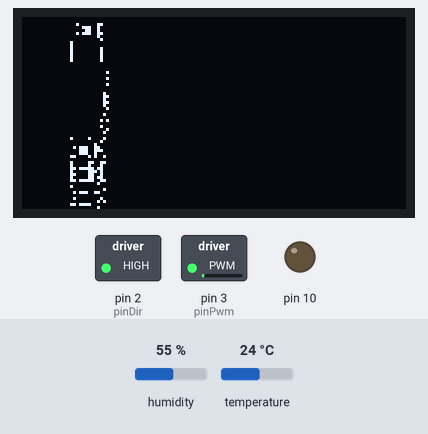
The sketch below on a simulated Arduino Uno, built with avr-gcc and run on an emulated ATmega328P. Parts: 128×64 one-colour display, switched loads named in the sketch (green lamp = pin HIGH), output pins drawn as LEDs (lit = HIGH). Wiring (inferred from the names in the program): DHT11 sensor: data A0; SSD1306 OLED at I2C address 0x3C. The inputs (shaded band) are chosen by the test bench; at power-on: temperature 24 °C, humidity 55 %. Storage starts empty; what the sketch prints to the serial monitor is not drawn.

Above: at 1.9 s.
2.0 s: temperature set to 16.7 °C
At 3.6 s:
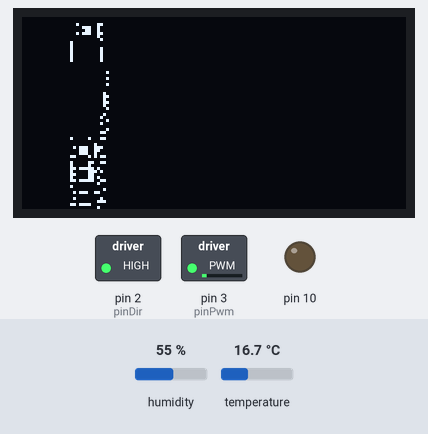
4.8 s: temperature set to 15.6 °C
At 6.4 s:
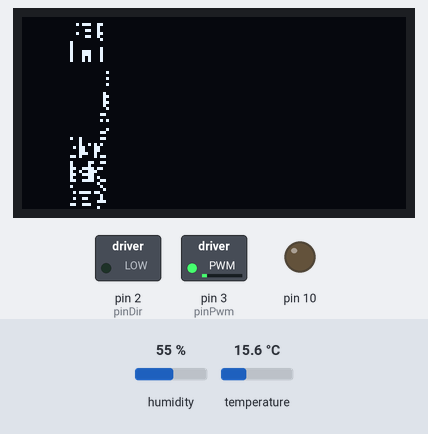
11.0 s: temperature set to 41 °C
At 12.7 s:
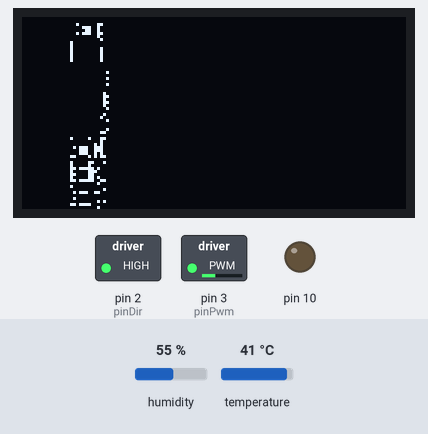
15.6 s: temperature set to 0 °C
At 18.0 s:
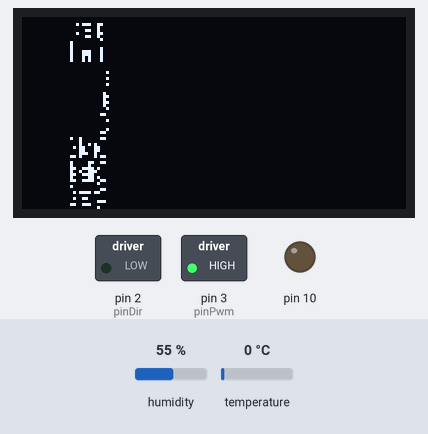
Timing chart, 0 to 19.5 s (numbered marks = the images above; inputs shaded):
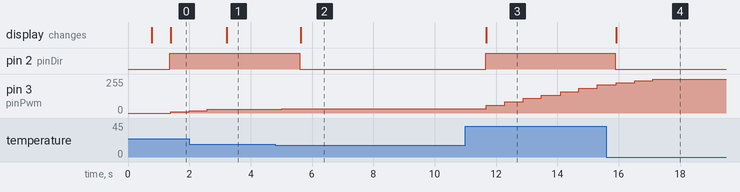

The sketch:

Rocket_Main.ino
```cpp
/* Main Rocket program (V3)
  -Code has been sourced from various outlets and makers(Thank You!)
  -Code has been modified by the UTRGV Rocket Launchers Payload team
  -This is the main program

This code currently controls
     Temperature and Humidity Sensor
     CO2 Sensor
     Dust Sensor
     OLED Screen
     SD datalogging
     Motor Shield for temp control

Other features coming soon
     Timestamping
     Other misc. sensors
     TBD
*/

// include files
#include "Arduino.h"
#include "DHT.h"
#include "Wire.h"
#include "SeeedGrayOLED.h"
#include "avr/pgmspace.h"
#include "SPI.h"
#include "SD.h"
#include "Time.h"
#include "PID_v1.h"

//-------------------- definitions -----------------------
//     stores variables used in the program              -
//--------------------------------------------------------

// temp sensor
#define DHTPIN A0   // using pin A0
#define DHTTYPE DHT11

// SD card
#define DS1307_I2C_ADDRESS 0x68
#define TIME_MSG_LEN 11
#define TIME_HEADER 'T'

/*
// CO_2 sensor
#define         MG_PIN                       (A2)     //define which analog input channel you are going to use
#define         BOOL_PIN                     (2)
#define         DC_GAIN                      (8.5)   //define the DC gain of amplifier
#define         READ_SAMPLE_INTERVAL         (50)    //define how many samples you are going to take in normal operation
#define         READ_SAMPLE_TIMES            (5)     //define the time interval(in milisecond) between each samples in
#define         ZERO_POINT_VOLTAGE           (0.220) //define the output of the sensor in volts when the concentration of CO2 is 400PPM
#define         REACTION_VOLTGAE             (0.030) //define the voltage drop of the sensor when move the sensor from air into 1000ppm CO2
*/

// globals
char floatStr[9];
char dataStr[24];
//float CO2Curve[3]  =  {2.602,ZERO_POINT_VOLTAGE,(REACTION_VOLTGAE/(2.602-3))};
File myFile;
int hours = 0;
int minutes = 0;
int seconds = 0;

// motor driver variables
const int pinPwm = 3;
const int pinDir = 2;

// PID variables
double Setpoint, PID_input, PID_output;
double kP = 0, kI = 10, kD = 0;
// DIRECT is 0, REVERSE is 1

PID myPID(&PID_input, &PID_output, &Setpoint, kP, kI, kD, DIRECT);

//-------------------- Functions -----------------------------
//    Function prototypes and definitions are stored here    -
//------------------------------------------------------------

DHT dht(DHTPIN, DHTTYPE);   // controls temp


/*****************************  MGRead *********************************************
Input:   mg_pin - analog channel
Output:  output of SEN-000007
Remarks: This function reads the output of SEN-000007
************************************************************************************/
/*
float MGRead(int mg_pin)
{
    int i;
    float v=0;

    for (i=0;i<READ_SAMPLE_TIMES;i++) {
        v += analogRead(mg_pin);
        delay(READ_SAMPLE_INTERVAL);
    }
    v = (v/READ_SAMPLE_TIMES) *5/1024 ;
    return v;
}
*/
/*****************************  MQGetPercentage **********************************
Input:   volts   - SEN-000007 output measured in volts
         pcurve  - pointer to the curve of the target gas
Output:  ppm of the target gas
Remarks: By using the slope and a point of the line. The x(logarithmic value of ppm)
         of the line could be derived if y(MG-811 output) is provided. As it is a
         logarithmic coordinate, power of 10 is used to convert the result to non-logarithmic
         value.
************************************************************************************/
/*
int  MGGetPercentage(float volts, float *pcurve)
{
   if ((volts/DC_GAIN )>=ZERO_POINT_VOLTAGE) {
      return -1;
   } else {
      return pow(10, ((volts/DC_GAIN)-pcurve[1])/pcurve[2]+pcurve[0]);
   }
}
*/
void updateTime()
{
    seconds = seconds + 1;
    if(seconds == 60)
    {
        minutes = minutes + 1;
        seconds = 0;

        if(minutes == 60)
        {
            hours = hours + 1;
            minutes = 0;
        }
    }
}

//---------------- put your setup code here, to run once:----------------------
void setup()
{
    Serial.begin(9600);

    // temp sensor initialization
    dht.begin();

    // SD Card code
    Serial.println("Initializing SD card...");

    // On the Ethernet Shield, CS is pin 4. It's set as an output by default.
    // Note that even if it's not used as the CS pin, the hardware SS pin
    // (10 on most Arduino boards, 53 on the Mega) must be left as an output
    // or the SD library functions will not work.
    pinMode(10, OUTPUT);

    if (!SD.begin(10))
    {
        Serial.print("Init failed!");
        return;
    }

    Serial.println("initialization done.");
    floatStr[0] = '\0';
    analogReference(INTERNAL);

    // CO2 code
    //pinMode(BOOL_PIN, INPUT);               //set pin to input
    //digitalWrite(BOOL_PIN, HIGH);           //turn on pullup resistors

    // OLED code
    Wire.begin();
    SeeedGrayOled.init(SH1107G);              //initialize SEEED OLED display
    SeeedGrayOled.clearDisplay();             //Clear Display.
    SeeedGrayOled.setNormalDisplay();         //Set Normal Display Mode
    SeeedGrayOled.setVerticalMode();          // Set to vertical mode for displaying text

    SeeedGrayOled.setTextXY(0,0);             //set Cursor to 1st line, 0th column
    SeeedGrayOled.setGrayLevel(1);            //Set Grayscale level. Any number between 0 - 15.
    SeeedGrayOled.putString("Data Readings"); //Print Title

    // motor driver code
    pinMode(pinPwm, OUTPUT);
    pinMode(pinDir, OUTPUT);

    PID_input = 0;
    Setpoint = 15;
    //turn the PID on
    myPID.SetMode(AUTOMATIC);
    myPID.SetTunings(kP, kI, kD);
}

//---------------- put your main code here, to run repeatedly:-----------------
void loop()
{
    // variables
    //int percentage;
    //float volts;
    float h;
    float t;

    updateTime();

    // open the file. note that only one file can be open at a time,
    // so you have to close this one before opening another.
    myFile = SD.open("test.txt", FILE_WRITE);

    // if the file opened okay, write to it:
    if (myFile)
    {
        Serial.println("File opened for writing.");
    }
    else
    {
        // if the file didn't open, print an error:
        Serial.println("error opening test.txt");
        return;
    }

    // Get volts and percentage for CO2
    //volts = MGRead(MG_PIN);
    //percentage = MGGetPercentage(volts,CO2Curve);

    // Get Humidity and Temperature from sensor
    h = dht.readHumidity();
    t = dht.readTemperature();

    // check if returns are valid, if they are NaN (not a number) then something went wrong!
    if (isnan(t) || isnan(h))
    {
        Serial.println("Failed to read from DHT");
    }
    else
    {
        //---------- Output data ----------

        // Output data to file
        myFile.print("Humidity: ");
        myFile.print(h);
        myFile.print("\t Temperature: ");
        myFile.print(t);

        SeeedGrayOled.setTextXY(1,0);  //set Cursor to 2nd line, 0th column

        // Output data to serial output window
        Serial.print("Humidity: ");
        Serial.print(h);
        Serial.print("  ");
        Serial.print("Temperature: ");
        Serial.print(t);
        Serial.print(" *C");
        Serial.print("   ");
        /*
        Serial.print("CO2: ");
        if (percentage == -1)
        {
            Serial.print( "<400" );

            // also output to OLED and SD (prevents repeat code)
            SeeedGrayOled.putString("CO2: ");
            SeeedGrayOled.putString("<400 ppm");

            myFile.print("\tCO2: <400 ppm ");
        }
        else
        {
            Serial.print(percentage);

            // also output to OLED and SD (prevents repeat code)
            SeeedGrayOled.putString("CO2: ");
            SeeedGrayOled.putNumber(percentage);
            SeeedGrayOled.putString(" ppm");

            myFile.print("\tCO2: ");
            myFile.print(percentage);
            myFile.print(" ppm ");
        }
        */

        // Print time to serial monitor
        Serial.print("Time: ");
        Serial.print(hours);
        Serial.print(":");

        if(minutes < 10)
        {
            Serial.print("0");
            Serial.print(minutes);
        }
        else
        {
            Serial.print(minutes);
        }

        Serial.print(":");

        if(seconds < 10)
        {
            Serial.print("0");
            Serial.print(seconds);
        }
        else
        {
            Serial.print(seconds);
        }
        Serial.print("\n");

        // Print temp and humi to OLED
        SeeedGrayOled.setTextXY(2,0);  //set Cursor to 3rd line, 0th column
        SeeedGrayOled.putString("H: ");
        SeeedGrayOled.putNumber(h);
        SeeedGrayOled.putString(" ");

        SeeedGrayOled.putString("T: ");
        SeeedGrayOled.putNumber(t);
        SeeedGrayOled.putString("C");

        // Display time on OLED
        SeeedGrayOled.setTextXY(3,0);  //set Cursor to 4th line, 0th column
        SeeedGrayOled.putNumber(hours);
        SeeedGrayOled.putString(":");
        if(minutes < 10)
        {
            SeeedGrayOled.putString("0");
            SeeedGrayOled.putNumber(minutes);
        }
        else
        {
            SeeedGrayOled.putNumber(minutes);
        }

        SeeedGrayOled.putString(":");

        if(seconds < 10)
        {
            SeeedGrayOled.putString("0");
            SeeedGrayOled.putNumber(seconds);
        }
        else
        {
            SeeedGrayOled.putNumber(seconds);
        }

        // Display time to file
        myFile.print("Time: ");
        myFile.print(hours);
        myFile.print(":");

        if(minutes < 10)
        {
            myFile.print("0");
            myFile.print(minutes);
        }
        else
        {
            myFile.print(minutes);
        }

        myFile.print(":");

        if(seconds < 10)
        {
            myFile.print("0");
            myFile.print(seconds);
        }
        else
        {
            myFile.print(seconds);
        }
        myFile.print("\n");
    }

    myFile.close();

    SeeedGrayOled.setTextXY(4,0);  //set Cursor to 4th line, 0th column

    // PID code to regulate cooling/heating
    PID_input = t;

    // temperature is higher that desired amount
    if(PID_input > Setpoint)
    {
      myPID.SetControllerDirection(REVERSE);
      digitalWrite(pinDir, HIGH);//motor B active
      Serial.println("Is cooling");
      SeeedGrayOled.putString("Is cooling");
    }
    // temperature is lower than desired amount
    else
    {
      myPID.SetControllerDirection(DIRECT);
      digitalWrite(pinDir, LOW);//motor A active
      Serial.println("Is heating");
      SeeedGrayOled.putString("Is heating");
    }

    // determines level of output
    myPID.Compute();
    analogWrite(pinPwm, PID_output);
    Serial.println(PID_output);
}
```

DHT.cpp
```cpp
// (licence header left out)
#include <math.h>
#include "DHT.h"
//#define NAN 0

DHT::DHT(uint8_t pin, uint8_t type, uint8_t count) {
  _pin = pin;
  _type = type;
  _count = count;
  firstreading = true;
}

void DHT::begin(void) {
  // set up the pins!
  pinMode(_pin, INPUT);
  digitalWrite(_pin, HIGH);
  _lastreadtime = 0;
}

//boolean S == Scale.  True == Farenheit; False == Celcius
float DHT::readTemperature(bool S) {
  float f;

  if (read()) {
    switch (_type) {
    case DHT11:
      f = data[2];
      if(S)
      	f = convertCtoF(f);

      return f;
    case DHT22:
    case DHT21:
      f = data[2] & 0x7F;
      f *= 256;
      f += data[3];
      f /= 10;
      if (data[2] & 0x80)
	f *= -1;
      if(S)
	f = convertCtoF(f);

      return f;
    }
  }
  Serial.print("Read fail");
  return NAN;
}

float DHT::convertCtoF(float c) {
	return c * 9 / 5 + 32;
}

float DHT::readHumidity(void) {
  float f;
  if (read()) {
    switch (_type) {
    case DHT11:
      f = data[0];
      return f;
    case DHT22:
    case DHT21:
      f = data[0];
      f *= 256;
      f += data[1];
      f /= 10;
      return f;
    }
  }
  Serial.print("Read fail");
  return NAN;
}


boolean DHT::read(void) {
  uint8_t laststate = HIGH;
  uint8_t counter = 0;
  uint8_t j = 0, i;
  unsigned long currenttime;

  // pull the pin high and wait 250 milliseconds
  digitalWrite(_pin, HIGH);
  delay(250);

  currenttime = millis();
  if (currenttime < _lastreadtime) {
    // ie there was a rollover
    _lastreadtime = 0;
  }
  if (!firstreading && ((currenttime - _lastreadtime) < 2000)) {
    return true; // return last correct measurement
    //delay(2000 - (currenttime - _lastreadtime));
  }
  firstreading = false;
  /*
    Serial.print("Currtime: "); Serial.print(currenttime);
    Serial.print(" Lasttime: "); Serial.print(_lastreadtime);
  */
  _lastreadtime = millis();

  data[0] = data[1] = data[2] = data[3] = data[4] = 0;

  // now pull it low for ~20 milliseconds
  pinMode(_pin, OUTPUT);
  digitalWrite(_pin, LOW);
  delay(20);
  //cli();
  digitalWrite(_pin, HIGH);
  delayMicroseconds(40);
  pinMode(_pin, INPUT);

  // read in timings
  for ( i=0; i< MAXTIMINGS; i++) {
    counter = 0;
    while (digitalRead(_pin) == laststate) {
      counter++;
      delayMicroseconds(1);
      if (counter == 255) {
        break;
      }
    }
    laststate = digitalRead(_pin);

    if (counter == 255) break;

    // ignore first 3 transitions
    if ((i >= 4) && (i%2 == 0)) {
      // shove each bit into the storage bytes
      data[j/8] <<= 1;
      if (counter > _count)
        data[j/8] |= 1;
      j++;
    }

  }

  //sei();

  /*
  Serial.println(j, DEC);
  Serial.print(data[0], HEX); Serial.print(", ");
  Serial.print(data[1], HEX); Serial.print(", ");
  Serial.print(data[2], HEX); Serial.print(", ");
  Serial.print(data[3], HEX); Serial.print(", ");
  Serial.print(data[4], HEX); Serial.print(" =? ");
  Serial.println(data[0] + data[1] + data[2] + data[3], HEX);
  */

  // check we read 40 bits and that the checksum matches
  if ((j >= 40) &&
      (data[4] == ((data[0] + data[1] + data[2] + data[3]) & 0xFF)) ) {
    return true;
  }


  return false;

}
```

DHT.h
```cpp
#ifndef DHT_H
#define DHT_H
#if ARDUINO >= 100
 #include "Arduino.h"
#else
 #include "WProgram.h"
#endif

// WioLTE STM32F405 compatibility
#define STM32F405


// 8 MHz(ish) AVR ---------------------------------------------------------
#if (F_CPU >= 7400000UL) && (F_CPU <= 9500000UL)
#define COUNT 3
// 16 MHz(ish) AVR --------------------------------------------------------
#elif (F_CPU >= 15400000UL) && (F_CPU <= 19000000L)
#define COUNT 6
#elif defined(STM32F405)
#define COUNT 40
#else
#error "CPU SPEED NOT SUPPORTED"
#endif

/* DHT library

MIT license
written by Adafruit Industries
*/

// how many timing transitions we need to keep track of. 2 * number bits + extra
#define MAXTIMINGS 85

#define DHT11 11
#define DHT22 22
#define DHT21 21
#define AM2301 21

class DHT {
 private:
  uint8_t data[6];
  uint8_t _pin, _type, _count;
  boolean read(void);
  unsigned long _lastreadtime;
  boolean firstreading;

 public:
  DHT(uint8_t pin, uint8_t type, uint8_t count=COUNT);
  void begin(void);
  float readTemperature(bool S=false);
  float convertCtoF(float);
  float readHumidity(void);

};
#endif
```

SeeedGrayOLED.h
```cpp
// (licence header left out)
#ifndef SeeedGrayOLED_data_H
#define SeeedGrayOLED_data_H

// SeeedGrayOLED Instruction set addresses

#include "Arduino.h"

#define SH1107G  1
#define SSD1327  2

#define VERTICAL_MODE                       01
#define HORIZONTAL_MODE                     02

#define SeeedGrayOLED_Address               0x3c
#define SeeedGrayOLED_Command_Mode          0x80
#define SeeedGrayOLED_Data_Mode             0x40

#define SeeedGrayOLED_Display_Off_Cmd       0xAE
#define SeeedGrayOLED_Display_On_Cmd        0xAF

#define SeeedGrayOLED_Normal_Display_Cmd    0xA4
#define SeeedGrayOLED_Inverse_Display_Cmd   0xA7
#define SeeedGrayOLED_Activate_Scroll_Cmd   0x2F
#define SeeedGrayOLED_Dectivate_Scroll_Cmd  0x2E
#define SeeedGrayOLED_Set_ContrastLevel_Cmd 0x81

#define Scroll_Left             0x00
#define Scroll_Right            0x01

#define Scroll_2Frames          0x7
#define Scroll_3Frames          0x4
#define Scroll_4Frames          0x5
#define Scroll_5Frames          0x0
#define Scroll_25Frames         0x6
#define Scroll_64Frames         0x1
#define Scroll_128Frames        0x2
#define Scroll_256Frames        0x3


class SeeedGrayOLED {

public:

char addressingMode;

void init(int IC);

void setNormalDisplay();
void setInverseDisplay();

void sendCommand(unsigned char command);
void sendData(unsigned char Data);
void setGrayLevel(unsigned char grayLevel);

void setVerticalMode();
void setHorizontalMode();

void setTextXY(unsigned char Row, unsigned char Column);
void clearDisplay();
void setContrastLevel(unsigned char ContrastLevel);
void putChar(unsigned char c);
void putString(const char *String);
unsigned char putNumber(long n);
unsigned char putFloat(float floatNumber,unsigned char decimal);
unsigned char putFloat(float floatNumber);

void drawBitmap(const unsigned char *bitmaparray,int bytes);

void setHorizontalScrollProperties(bool direction,unsigned char startRow, unsigned char endRow,unsigned char startColumn, unsigned char endColumn, unsigned char scrollSpeed);
void activateScroll();
void deactivateScroll();

private:

unsigned char grayH;
unsigned char grayL;
int Drive_IC;

};

extern SeeedGrayOLED SeeedGrayOled;  // SeeedGrayOLED object

#endif
```

Source omitted: SeeedGrayOLED.cpp (15651 bytes)

Measured:
- the behaviour switches between 16 and 15.9 °C on temperature (found by bisection; images 1 and 2)
- after the input at 2.0 s, the display: changes after 1.2 s (image 1)
- after the input at 4.8 s, pin 2 (pinDir): HIGH → LOW after 0.80 s; pin 3 (pinPwm): goes on until 5.0 s, then stays 31/255; the display: changes after 0.83 s (image 2)
- after the input at 11.0 s, pin 2 (pinDir): LOW → HIGH after 0.66 s; pin 3 (pinPwm): moves from 31/255 to 213/255 over 3.6 s, starting after 0.69 s; the display: changes after 0.69 s (image 3)
- after the input at 15.6 s, pin 2 (pinDir): HIGH → LOW after 0.29 s; the display: changes after 0.32 s (image 4)
